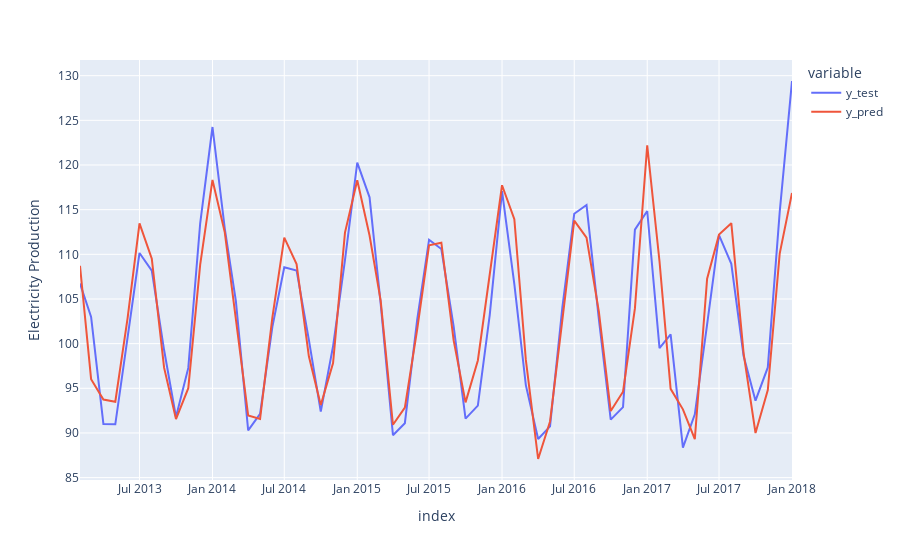

Notebook code cell kept with this figure:
### Code cell
# assign a copy of df_pred_test to plot
plot_wfv = df_pred_test_wfv

# Convert the index of plot to string type to make it compatible with Plotly
plot_wfv.index = plot_wfv.index.astype("str")
fig = px.line(plot_wfv, labels={"value":"Electricity Production"})
fig.show()

### Figure 1 — Plotly figure (JSON) as saved in the notebook; plotly's stock layout.template omitted (floating-point values rounded to 4 significant figures)
{"data": [{"hovertemplate": "variable=y_test<br>index=%{x}<br>Electricity Production=%{y}<extra></extra>", "legendgroup": "y_test", "line": {"color": "#636efa", "dash": "solid"}, "marker": {"symbol": "circle"}, "mode": "lines", "name": "y_test", "orientation": "v", "showlegend": true, "type": "scatter", "x": ["2013-02", "2013-03", "2013-04", "2013-05", "2013-06", "2013-07", "2013-08", "2013-09", "2013-10", "2013-11", "2013-12", "2014-01", "2014-02", "2014-03", "2014-04", "2014-05", "2014-06", "2014-07", "2014-08", "2014-09", "2014-10", "2014-11", "2014-12", "2015-01", "2015-02", "2015-03", "2015-04", "2015-05", "2015-06", "2015-07", "2015-08", "2015-09", "2015-10", "2015-11", "2015-12", "2016-01", "2016-02", "2016-03", "2016-04", "2016-05", "2016-06", "2016-07", "2016-08", "2016-09", "2016-10", "2016-11", "2016-12", "2017-01", "2017-02", "2017-03", "2017-04", "2017-05", "2017-06", "2017-07", "2017-08", "2017-09", "2017-10", "2017-11", "2017-12", "2018-01"], "xaxis": "x", "y": [106.7, 103.0, 91.01, 90.96, 100.7, 110.1, 108.2, 99.28, 91.79, 97.29, 113.5, 124.3, 112.9, 104.8, 90.29, 92.13, 101.9, 108.5, 108.2, 100.4, 92.38, 99.7, 109.3, 120.3, 116.4, 104.5, 89.75, 91.09, 102.6, 111.6, 110.6, 101.9, 91.6, 93.06, 103.2, 117.1, 106.7, 95.35, 89.33, 90.74, 104.0, 114.5, 115.5, 102.8, 91.49, 92.89, 112.8, 114.9, 99.49, 101.0, 88.35, 92.08, 102.2, 112.2, 108.9, 98.62, 93.61, 97.34, 114.7, 129.4], "yaxis": "y"}, {"hovertemplate": "variable=y_pred<br>index=%{x}<br>Electricity Production=%{y}<extra></extra>", "legendgroup": "y_pred", "line": {"color": "#EF553B", "dash": "solid"}, "marker": {"symbol": "circle"}, "mode": "lines", "name": "y_pred", "orientation": "v", "showlegend": true, "type": "scatter", "x": ["2013-02", "2013-03", "2013-04", "2013-05", "2013-06", "2013-07", "2013-08", "2013-09", "2013-10", "2013-11", "2013-12", "2014-01", "2014-02", "2014-03", "2014-04", "2014-05", "2014-06", "2014-07", "2014-08", "2014-09", "2014-10", "2014-11", "2014-12", "2015-01", "2015-02", "2015-03", "2015-04", "2015-05", "2015-06", "2015-07", "2015-08", "2015-09", "2015-10", "2015-11", "2015-12", "2016-01", "2016-02", "2016-03", "2016-04", "2016-05", "2016-06", "2016-07", "2016-08", "2016-09", "2016-10", "2016-11", "2016-12", "2017-01", "2017-02", "2017-03", "2017-04", "2017-05", "2017-06", "2017-07", "2017-08", "2017-09", "2017-10", "2017-11", "2017-12", "2018-01"], "xaxis": "x", "y": [108.7, 96.02, 93.74, 93.5, 102.9, 113.5, 109.5, 97.31, 91.55, 95.02, 108.8, 118.3, 112.5, 102.5, 91.94, 91.58, 102.9, 111.9, 108.9, 98.58, 93.12, 97.82, 112.4, 118.3, 112.1, 104.8, 90.92, 92.84, 101.6, 111.0, 111.3, 100.4, 93.42, 98.11, 107.5, 117.7, 113.9, 98.18, 87.08, 91.28, 102.6, 113.8, 111.9, 103.6, 92.46, 94.62, 103.9, 122.2, 109.2, 94.94, 92.64, 89.32, 107.3, 112.2, 113.5, 98.92, 90.0, 94.8, 110.1, 116.9], "yaxis": "y"}], "layout": {"legend": {"title": {"text": "variable"}, "tracegroupgap": 0}, "margin": {"t": 60}, "xaxis": {"anchor": "y", "domain": [0, 1], "title": {"text": "index"}}, "yaxis": {"anchor": "x", "domain": [0, 1], "title": {"text": "Electricity Production"}}}}
